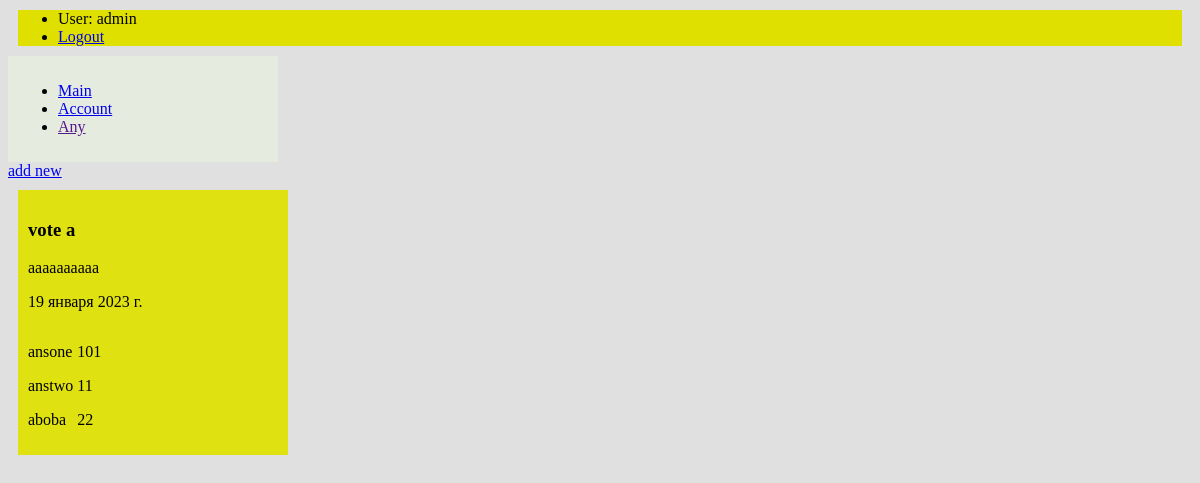
The page /accounts/profile/myVotes (signed in) on the database as committed earlier.
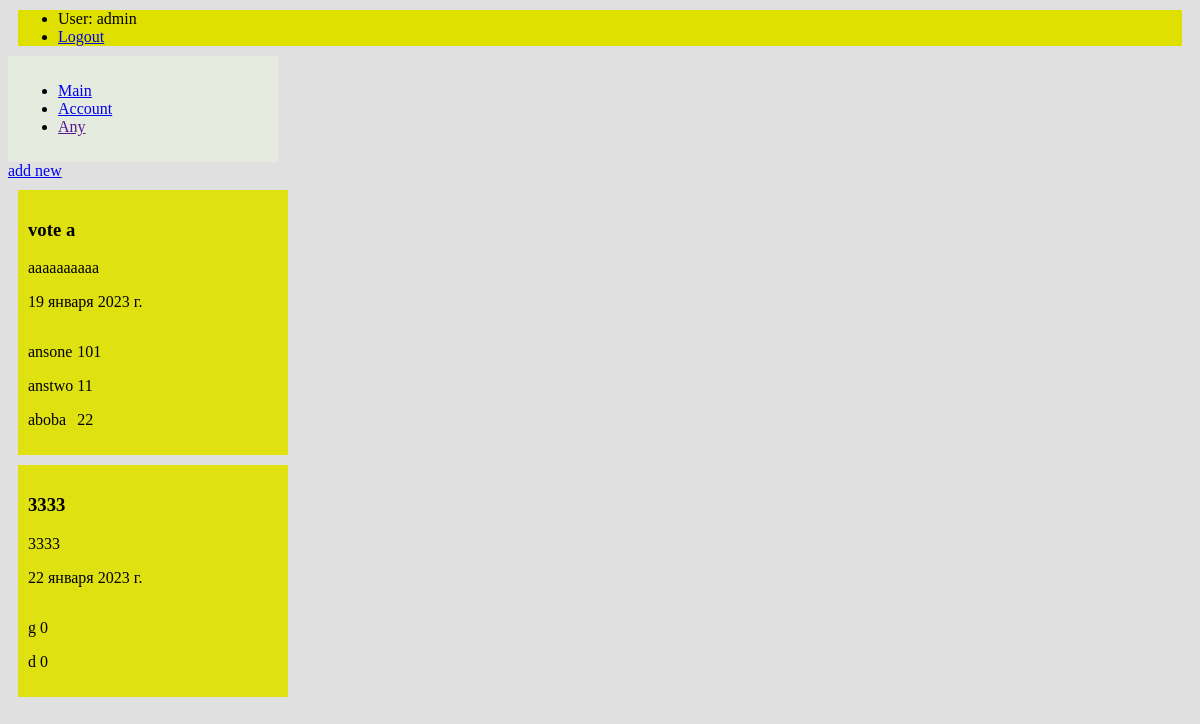
The same page on the database as committed later.
### main/models.py (models this page shows, shortened)
class Votes(models.Model):
    title = models.CharField('Название', max_length=250)
    text = models.TextField('Текст')
    ansvers = models.CharField('Варианты ответов', max_length=500)
    date = models.DateField('Дата',blank=True)
    class Meta:
        verbose_name = "Vote"
        verbose_name_plural = "Votes"

### main/views.py (the view)
# urls.py: path('accounts/profile/myVotes', views.myVotes, name='myVotes'),
def myVotes(request):
    content = {
        'none': False,
        'data':[],
        'answers': [],
        'values_ans': [],
    }
    i = 0
    username = request.user.username
    user = User.objects.get(username=username)
    usVotes = str(user.profile.createdVotes)
    createdVotesIds = []
    if usVotes != 'none':
        usVotesId = ''
        for ch in usVotes:
            if ch != ',':
                usVotesId += ch
            else:
                createdVotesIds.append(int(usVotesId))
                usVotesId = ''
    else:
        content['none']=True
    for el in createdVotesIds:
        content['data'].append(Votes.objects.get(pk=el))
    for el in content['data']:
        strOfAns = el.ansvers
        dicts = []
        anses = []
        counts = []
        s = ''
        inte = ''
        dicts.append(el.id)
        for ch in range(0, len(strOfAns)):
            if strOfAns[ch].isdigit():
                inte += strOfAns[ch]
            elif strOfAns[ch].isalpha():
                s += strOfAns[ch]
            elif strOfAns[ch] == ';':
                counts.append(inte)
                inte = ''
                dicts.append(dict.fromkeys(anses, counts))
                counts = []
                anses = []
            elif strOfAns[ch] == ':':
                anses.append(s)
                s = ''
        content['answers'].append(dicts)
    con = content['answers']
    for var in con:
        dicts = []
        dicts.append(var[0])
        for el in range(1, len(var)):
            for key, value in var[el].items():
                dicts.append(value)
        content['values_ans'].append(dicts)
    return render(request, 'registration/myVotes.html',content)

### templates/registration/myVotes.html (shortened to what this page needs)
{% extends "layout.html" %}
{% block content %}
<a href ="{% url 'createVote'%}" >add new</a>
{%if none != true %}
{%for el in data %}
<article>
<h3>{{el.title}}</h3>
<p>{{el.text}}</p>
<p>{{el.date}}</p>
{% if user.is_authenticated %}
    <div>
    <div class="exa">
    {% for ans in answers %}
        {% for punkt in ans %}
            {%if el.id == punkt %}
                {% for punkt in ans %}
                    {%if el.id != punkt %}
                        {%for key in punkt%}
                         <p>{{key}}</p>
                        {%endfor%}
                    {%endif%}
                {%endfor%}
            {%endif%}
        {%endfor%}
    {%endfor%}
    </div>
    <div class="exa">
{% for ans in values_ans %}
        {% for punkt in ans %}
            {%if el.id == punkt %}
                {% for punkt in ans %}
                    {%if el.id != punkt %}
                        {%for key in punkt%}
                            <p>{{key}}</p>
                        {%endfor%}
                    {%endif%}
                {%endfor%}
            {%endif%}
        {%endfor%}
{%endfor%}
    </div>
    </div>
  {% else %}
    <a href="{% url 'login'%}?next={{request.path}}">Please login</a>
  {% endif %}
</article>
{%endfor%}
{%endif%}
{% endblock %}

Rows that differ between the two databases and show on the page:
added Votes: title "3333", text "3333", date "22 января 2023 г.", punkt "g" "d", punkt "0" "0"
